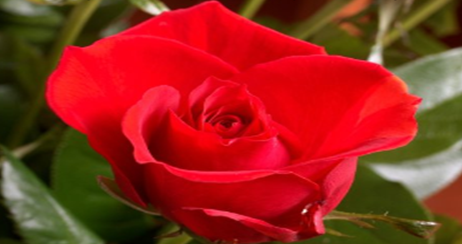
#> input picture images/rose.bmp, 462 x 244 px
$ jupyter execute MyKmeans.ipynb   (shell and % lines are left out)   (older library calls are emulated)
#> lines starting #> are read from the running program, lines starting #| are printed output that depends on the picture
### asg1_error_handling.py
import numpy as np
import matplotlib as mpl
import matplotlib.pyplot as plt
from matplotlib.colors import colorConverter, cnames
import traceback

class Figure:
    default_figsize_inches = (8,8)
    motion_notify_throttle_timer_interval = 100
    left_button = 1
    middle_button = 2
    right_button = 3

    def __init__(self):
        self.mouse_down_handler = None
        self.mouse_up_handler = None
        self.mouse_over_handler = None
        self.mouse_wheel_handler = None
        self.key_down_handler = None
        self.key_up_handler = None

        fig,ax = plt.subplots(figsize=Figure.default_figsize_inches)
        self.fig = fig
        self.ax = ax

        fig.canvas.mpl_connect('button_press_event', self.on_button_press)
        fig.canvas.mpl_connect('button_release_event', self.on_button_release)
        fig.canvas.mpl_connect('motion_notify_event', self.on_motion_notify)
        fig.canvas.mpl_connect('scroll_event', self.on_scroll)
        fig.canvas.mpl_connect('key_press_event', self.on_key_press)
        fig.canvas.mpl_connect('key_release_event', self.on_key_release)

        ax.set_axis_off()

        motion_notify_throttle_timer = fig.canvas.new_timer(interval=self.motion_notify_throttle_timer_interval)
        motion_notify_throttle_timer.add_callback(self.on_motion_notify_throttled)
        motion_notify_throttle_timer.single_shot = True

        self.motion_notify_throttle_timer = motion_notify_throttle_timer
        self.motion_notify_throttle_timer_started = False
        self.motion_notify_args = None

        self.views = dict()
        self.last_used_view_id = 0

    def set_title(self, title):
        self.fig.suptitle(title)

    def set_image(self, img):
        self.img = self.ax.imshow(img, cmap='gray')
        self.ax.autoscale(False)

    def set_mouse_down_handler(self, handler):
        self.mouse_down_handler = handler

    def set_mouse_up_handler(self, handler):
        self.mouse_up_handler = handler

    def set_mouse_over_handler(self, handler):
        self.mouse_over_handler = handler

    def set_mouse_wheel_handler(self, handler):
        self.mouse_wheel_handler = handler

    def set_key_down_handler(self, handler):
        self.key_down_handler = handler

    def set_key_up_handler(self, handler):
        self.key_up_handler = handler

    def create_mask_view(self, colors, fill_value):
        levels = range(len(colors))
        cmap, norm = mpl.colors.from_levels_and_colors(levels, colors, extend='max')
        mask_size = self.img.get_size()
        mask_data = np.full(mask_size, fill_value, dtype='uint8')
        mask_view = self.ax.imshow(mask_data, cmap=cmap, norm=norm)
        mask_view_id = self.register_view(mask_view)
        return mask_view_id

    # [44 lines left out: functions set_mask_view_data, create_circle_view, set_circle_view_data, create_polyline_view, set_polyline_view_data, remove_view and 1 more, not called in this run]

    def draw(self):
        self.fig.canvas.draw()

    def show(self):
        plt.show()

    def register_view(self, view):
        new_view_id = self.last_used_view_id + 1
        self.views[new_view_id] = view
        self.last_used_view_id = new_view_id
        return new_view_id

    # [8 lines left out: function try_unsafe_handler, not called in this run]

    def raise_mouse_down(self, e):
        if not self.mouse_down_handler is None:
            self.try_unsafe_handler(self.mouse_down_handler, e)

    def raise_mouse_up(self, e):
        if not self.mouse_up_handler is None:
            self.try_unsafe_handler(self.mouse_up_handler, e)

    def raise_mouse_over(self, e):
        if not self.mouse_over_handler is None:
            self.try_unsafe_handler(self.mouse_over_handler, e)

    def raise_mouse_wheel(self, e):
        if not self.mouse_wheel_handler is None:
            self.try_unsafe_handler(self.mouse_wheel_handler, e)

    def raise_key_down(self, e):
        if not self.key_down_handler is None:
            self.try_unsafe_handler(self.key_down_handler, e)

    def raise_key_up(self, e):
        if not self.key_up_handler is None:
            self.try_unsafe_handler(self.key_up_handler, e)

    def is_over_image(self, e):
        return (not self.img is None) and e.inaxes == self.img.axes

    def on_button_press(self, e):
        if (self.is_over_image(e)):
            self.raise_mouse_down(e)

    def on_button_release(self, e):
        if (self.is_over_image(e)):
            self.raise_mouse_up(e)

    # [6 lines left out: function on_motion_notify, not called in this run]

    def on_motion_notify_throttled(self):
        self.raise_mouse_over(self.motion_notify_args)
        self.motion_notify_throttle_timer_started = False

    def on_scroll(self, e):
        if (self.is_over_image(e)):
            self.raise_mouse_wheel(e)

    def on_key_press(self, e):
        self.raise_key_down(e)

    def on_key_release(self, e):
        self.raise_key_up(e)

class MaskBuilder:
    def __init__(self, num_rows, num_cols, fill_value):
        self.mask = np.full((num_rows, num_cols), fill_value, dtype='uint8')
        self.meshgrid = np.ogrid[:num_rows, :num_cols]

    def add_point(self, x, y, fill_value):
        self.mask[y, x] = fill_value

    # [5 lines left out: function add_disk, not called in this run]

    def get_value_at(self, x, y):
        return self.mask[y,x]

    def get_mask(self):
        return self.mask

class GraphCutsPresenter:
    bgr_seed_color = (1, 0, 0, 1)
    obj_seed_color = (0, 0, 1, 1)
    bgr_label_color = (1, 0, 0, 0.5)
    obj_label_color = (0, 0, 1, 0.5)
    none_color = (0, 0, 0, 0)
    circle_around_cursor_color = (0, 0, 0, 1)

    disk_radius = 10
    max_disk_radius = 25
    min_disk_radius = 3

    # [98 lines left out: functions __init__, connect_figure, on_mouse_down, on_mouse_up, on_mouse_over, on_mouse_wheel and 2 more, not called in this run]

    def set_circle_around_cursor(self, sx, sy):
        self.fig.set_circle_view_data(self.circle_around_cursor_view, sx, sy, self.disk_radius)
        self.fig.draw()

class PolylineBuilder:
    def __init__(self):
        self.xs = []
        self.ys = []

    def add_points(self, xs, ys):
        self.xs.extend(xs)
        self.ys.extend(ys)

    def empty(self):
        return len(self.xs) == 0

    # [9 lines left out: functions get_starting_point, get_ending_point, not called in this run]

    def get_polyline_xs(self):
        return self.xs

    def get_polyline_ys(self):
        return self.ys

class LiveWirePresenter:
    contour_polyline_color = 'blue'
    path_polyline_color = 'red'

    # [62 lines left out: functions __init__, connect_figure, on_mouse_down, on_mouse_over, add_points_to_contour_polyline, not called in this run]

class RegionGrowingPresenter:
    # [23 lines left out: functions __init__, connect_figure, on_mouse_down, not called in this run]

class KmeansPresenter:
    def __init__(self, img, alg):
        self.img = img
        self.alg = alg
        self.colors = ['none']     # example of a color list is ['red','green','blue',(1.0,0.0,0.0,0.3)]
        self.palette = 'none'  # other possible values are 'transparent' 'solid', and 'mean'
        self.set_colors('transparent')

    def connect_figure(self, fig):
        self.fig = fig
        fig.set_title('K-means')
        fig.set_image(self.img)

        fig.set_key_down_handler(self.on_key_down)
        self.region_mask_view_id = fig.create_mask_view(self.colors, self.alg.no_label)
        self.fig.draw()

    def set_colors(self, palette):
        self.palette = palette
        all_colors = list(cnames.keys())
        if palette == 'transparent':
            self.colors = list(colorConverter.to_rgba_array(np.random.choice(all_colors,self.alg.k),0.7)) + ['none']
        if palette == 'solid':
            self.colors = list(np.random.choice(all_colors,self.alg.k)) + ['none']
        if palette == 'mean':
            self.colors = list(np.minimum(1.0,self.alg.means[c,:3] / 255.0) for c in range(self.alg.k)) + ['none']

    # [50 lines left out: function on_key_down, not called in this run]

### MyKmeans.ipynb
# Assignment 3

# Part II: K-means Segmentation

## Problem 1
### Show algebraic equivalence between two non-parametric formulations for K-means (objectives $E(S)$ at the bottom of slide 57, Topic 9):
### $$  \sum_{k=1}^K \frac{\sum_{pq\in S^k}\|f_p-f_q\|^2}{2\;|S^k|} \;\;=\;\; const - \sum_{k=1}^K \frac{\sum_{pq\in S^k} \langle f_p,f_q\rangle}{|S^k|}$$

Solution:

First, let expand $\|f_p-f_q\|^2$. Let $f_p$ and $f_q$ be vector of N element. Than $\|f_p-f_q\|^2$ is simply the sum of the square of elementwise subtraction.

$\|f_p-f_q\|^2 = (f_{p1}-f_{q1})^2+(f_{p2}-f_{q2})^2+...+(f_{pN}-f_{qN})^2$

Expanding each term, we get

$(f_{p1}^2-2f_{p1}f_{q1}+f_{q1}^2)+(f_{p2}^2-2f_{p2}f_{q2}+f_{q2}^2)+...+(f_{pN}^2-2f_{pN}f_{qN}+f_{qN}^2)$

We can then group all the middle term together

$(f_{p1}^2+f_{q1}^2)+(f_{p2}^2+f_{q2}^2)+...+(f_{pN}^2+f_{qN}^2)+(-2f_{p1}f_{q1})+(-2f_{p2}f_{q2})+....+(-2f_{pN}f_{qN})$

Then simplefy the equation

$(f_{p1}^2+f_{q1}^2+f_{p2}^2+f_{q2}^2+...+f_{pN}^2+f_{qN}^2)+(-2)(f_{p1}f_{q1}+f_{p2}f_{q2}+....+f_{pN}f_{qN})$

Note that the last part is the pointwise multiplicatio of $f_p$ and $f_q$ and the first part added up to a constant. Thus,

$\|f_p-f_q\|^2 = const+(-2)\langle f_p,f_q\rangle$

Plug it back to the original formula:

$\sum_{k=1}^K \frac{\sum_{pq\in S^k}\|f_p-f_q\|^2}{2\;|S^k|} = \sum_{k=1}^K \frac{\sum_{pq\in S^k}const+(-2)\langle f_p,f_q\rangle}{2\;|S^k|} = const - \sum_{k=1}^K \frac{\sum_{pq\in S^k} \langle f_p,f_q\rangle}{|S^k|}$

## Problem 2 (a simple finite-dimensional version of Mercer theorem)
### Let $A$ be an $n\times n$ positive semi-definite matrix defining pairwise affinities between $n$ ponts. Find a closed-form expression for $n$ vectors $\phi_i$  (a so-called "Euclidean embedding") such that their Euclidean dot products agree with the given affinites, i.e. $\langle \phi_i,\phi_j\rangle = A_{ij}$ for all $1\leq i,j\leq n$. You can assume known eigen-decomposition $A=Q\Lambda Q^T$ where $Λ=diag(λ_1,…,λ_n)$ is a diagonal matrix of (non-negative!) eigen-values and $Q$ is an orthogonal $n\times n$ matrix whose columns $Q_i$ are unit eigen-vectors of $A$.

Solution:

Given $A=Q\Lambda Q^T$, we can compute $Q\Lambda$. Let $M=Q\Lambda$, then each element of M is $M_{ij}=Q_{ij}λ_j$. Furthermore, $A=Q\Lambda Q^T$ is then $A=MQ^T$. Since, $Q^T$ is also given, we can compute each element of A which is $A_{ij} = \sum_{k=1}^n M_{ik}Q_{kj}^T=\sum_{k=1}^n M_{ik}Q_{jk}=\sum_{k=1}^n Q_{ik}λ_kQ_{jk}$. Note that this is $\langle \phi_i,\phi_j\rangle$ where $\phi_i$ is the ith row of $M$ and $\phi_j$ is the jth row of $Q$ or jth column of $Q^T$. Thus, $\phi_i=\sum_{k=1}^n Q_{ik}λ_k$

## Problem 3 (approximate low-dimenstional Euclidean embedding)
### Assume that $\tilde{A}$ is a low-rank approximation of matrix $A$ in problem 2 of given rank $m<n$. That is, $\tilde{A} = Q\Lambda_m Q^T$ where $\Lambda_m=diag(\lambda_1,\dots,\lambda_m,0,\dots,0)$ is a diagonal matrix of the largest $m$ eigen values of $A$ (a la Eckart–Young–Mirsky theorem, Topic 8). Using your solution for problem 2, specify a formula for "Euclidean embedding" $\{\tilde{\phi}_i\}$ such that $\langle \tilde{\phi}_i,\tilde{\phi}_j\rangle = \tilde{A}_{ij}$ and show that  $\tilde{\phi}_i \in {\cal R}^m$.
#### Comment: basic K-means (Lloyd's algorithm) over such points $\{\tilde{\phi}_i\}$ can be used as an approximate algorithm for kernel clusterng (e.g. for average association criteria). This approach is an example of "spectral clustering", which uses eigen decomposition of the affinity matrix $A$.

Solution:

From problem 2, we have $\phi_i=\sum_{k=1}^n Q_{ik}λ_k$. Thus, $\tilde{\phi}_i=\sum_{k=1}^m Q_{ik}λ_k$ becuase beyond mth $λ$ gives 0 and adding 0 won't change anything. Since for any $i>m$, the equation will give $Q_{ik}λ_k=0$, so $\tilde{\phi}_i \in {\cal R}^m$

## Problem 4 (K-means).
### Subproblem 4.1
### Implement K-means algorithm for clustering pixel features. Most of the work is already done for you, but you do get a chance to play with numpy and to evaluate empirical properties of K-means.
#### The provided code below only computes random pixel segments. You need to write code producing correct clusters and correct "means". To achive this you only need to complete implementation of functions $compute\_means$ and $compute\_labels$ inside "MyKmenasApp" corresponding to the two iterative steps in Lloyd's algorithm (as in "compute_k_means_clusters").
#### Your implementation of the main two steps of K-means algorithm should use RGBXY features. Relative contribution of "squared errors" from XY features must be set by parameter "weightXY" (or self.w inside MyKmeansApp), so that the squared error between RGBXY feture $F_p=[R_p,G_p,B_p,X_p,Y_p]$ at any pixel $p$ and any given cluster mean $m=[R_m,G_m,B_m,X_m,Y_m]$ is
#### $$||F_p - m||^2 = (R_p - R_m)^2 + (G_p - G_m)^2 + (B_p - B_m)^2 + w \cdot (X_p-X_m)^2 + w \cdot (Y_p-Y_m)^2.$$
#### Fully implemented "KmeansPresenter" visulaizes the segmentation results (cluster labels mask) where each cluster is highlighted either by some  random color (press r-key) or by the "mean" segment color (press m-key). All keys that "KmeansPresenter" responds to are as follows:

1. press 'i'-key for each (i)teration of K-means
2. press 'c'-key to run K-means to (c)onvergence (when energy improvement is less than given threshold)
3. press 'v'-key to run K-means to convergence with (v)isualization of each iteration
4. press 'r'-key to start over from (r)andom means
5. press 's'-key to change to a random (s)olid color-palette for displaying clusters
6. press 't'-key to change to a random (t)ransparent palette for displaying clusters
7. press 'm'-key to change to the (m)ean-color palette for displaying clusters

[cell 1]
# loading standard modules
import numpy as np
import math
import matplotlib.pyplot as plt
from skimage import img_as_ubyte
from skimage.color import rgb2grey

# loading custom module (requires file asg1.py in the same directory as the notebook file)
from asg1_error_handling import Figure, KmeansPresenter

[cell 2]
class MyKmeansApp:

    def __init__(self, img, num_clusters=2, weightXY=1.0):
        self.k = num_clusters
        self.w = weightXY
        self.iteration = 0   # iteration counter
        self.energy = np.infty  # energy - "sum of squared errors" (SSE)

        num_rows = self.num_rows = img.shape[0]
        num_cols = self.num_cols = img.shape[1]

        self.im = img

        self.means = np.zeros((self.k,5),'d') # creates a zero-valued (double) matrix of size Kx5
        self.init_means()

        self.no_label = num_clusters  # special label value indicating pixels not in any cluster (e.g. not yet)

        # mask "labels" where pixels of each "region" will have a unique index-label (like 0,1,2,3,..,K-1)
        # the default mask value is "no-label" (K) implying pixels that do not belong to any region (yet)
        self.labels = np.full((num_rows, num_cols), fill_value=self.no_label, dtype=np.int)

        self.fig = Figure()
        self.pres = KmeansPresenter(img, self)
        self.pres.connect_figure(self.fig)

    def run(self):
        self.fig.show()

    def init_means(self):
        self.iteration = 0           # resets iteration counter
        self.energy = np.infty       # and the energy

        poolX = range(self.num_cols)
        poolY = range(self.num_rows)

        # generate K random pixels (Kx2 array with X,Y coordinates in each row)
        random_pixels = np.array([np.random.choice(poolX,self.k),np.random.choice(poolY,self.k)]).T

        for label in range(self.k):
            self.means[label,:3] = self.im[random_pixels[label,1],random_pixels[label,0],:3]
            self.means[label,3] = random_pixels[label,0]
            self.means[label,4] = random_pixels[label,1]

    # This function compute average values for R, G, B, X, Y channel (feature component) at pixels in each cluster
    # represented by labels in given mask "self.labels" storing indeces in range [0,K). The averages should be
    # saved in (Kx5) matrix "self.means". The return value should be the number of non-empty clusters.
    # [36 lines left out: function compute_means, not called in this run]

    # The segmentation mask is used by KmeanPresenter to paint segments in distinct colors
    # NOTE: valid region labels are in [0,K), but the color map in KmeansPresenter
    #       accepts labels in range [0,K] where pixels with no_label=K are not painted/colored.
    def get_region_mask(self):
        return self.labels

    # This function computes optimal (cluster) index/label in range 0,1,...,K-1 for pixel x,y based on
    # given current cluster means (self.means). The functions should save these labels in "self.labels".
    # The return value should be the corresponding optimal SSE.
    # [54 lines left out: functions compute_labels, compute_k_means_clusters, not called in this run]

### Subproblem 4.2
### Use K-means to generate 3-4 representative results (you can use your own images) with color quantization and superpixels. Experiment with different values of parameter K (in the range 2-80).  Compare representative values of optimal SSE for smaller and larger K and explain the observed differences. Add more cells (code and/or text) as necessary.

[cell 3]
img = plt.imread('images/rose.bmp')
#> img is the input picture: shape (244, 462, 3); mean R, G, B 149.3, 41.3, 28.4
app = MyKmeansApp(img, num_clusters=80, weightXY=2.0)
#> after the loop in init_means, `for label in range(self.k):`: self.means = 80 rows, first 6: [251, 2, 24, 172, 35], [166, 15, 18, 47, 102], [199, 2, 4, 117, 119], [242, 2, 33, 192, 11], [186, 1, 2, 323, 174], [223, 0, 18, 251, 82]
#> in create_mask_view, `mask_size = self.img.get_size()`: mask_size = (244, 462)
#> in create_mask_view, `mask_data = np.full(mask_size, fill_value, dtype='uint8')`: mask_data: shape (244, 462); every value is 80
#> in create_mask_view, `mask_view_id = self.register_view(mask_view)`: mask_view_id = 1
app.run()
#> in show, `plt.show()`:
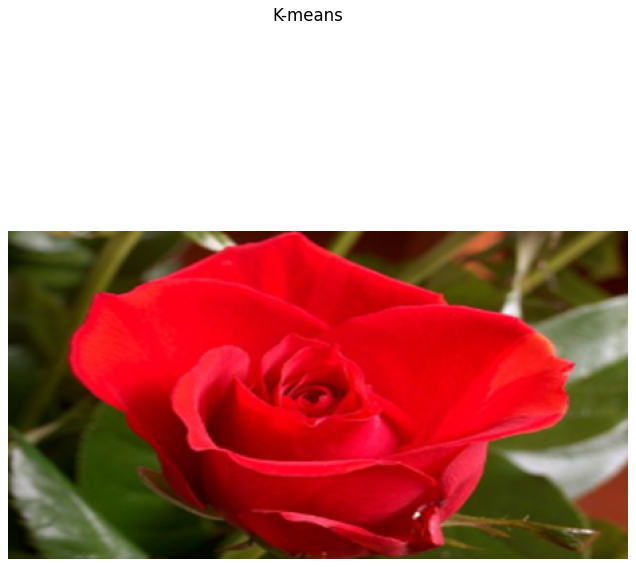
#> figure drawn by matplotlib, 1 panel

[cell 4]
img2 = plt.imread('images/rose.bmp')
app2 = MyKmeansApp(img2, num_clusters=4, weightXY=2.0)
#> in create_mask_view (call 2), `mask_data = np.full(mask_size, fill_value, dtype='uint8')`: mask_data: shape (244, 462); every value is 4
app2.run()

[cell 5]
img3 = plt.imread('images/rose.bmp')
app3 = MyKmeansApp(img2, num_clusters=50, weightXY=2.0)
#> after the loop in init_means (call 3), `for label in range(self.k):`: self.means = 50 rows, first 6: [93, 68, 27, 393, 25], [251, 21, 30, 73, 67], [232, 1, 8, 297, 103], [88, 75, 38, 407, 35], [245, 1, 18, 387, 114], [91, 78, 23, 302, 30]
#> in create_mask_view (call 3), `mask_data = np.full(mask_size, fill_value, dtype='uint8')`: mask_data: shape (244, 462); every value is 50
app3.run()

For K=80, we get SSE=16458. K=50 gives SSE=19286 and K=4 gives SSE=49294. For larger K, there are more labels to pick from for any pixel and thus better chance of getting a mean that is closer to the pixel. Therefore, the SSE will be smaller compare to smaller K which has less label to chose from for every pixel.

### Subprobelm 4.3
### Evaluate sensitivity of K-means to local minima  (you can use your own images). Show 2-3 different solutions for different random initial means and display the corresponding values of the K-means energy. Add more cells (code and/or text) as necessary.

[cell 6]
img = plt.imread('images/tools.bmp')
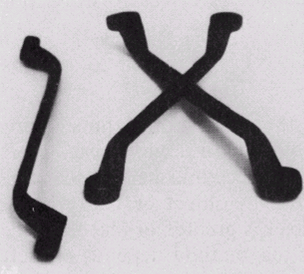
#> input picture images/tools.bmp, 304 x 274 px
#> img is the input picture: shape (274, 304, 3); mean R, G, B 180.7, 176.9, 180.7
app = MyKmeansApp(img, num_clusters=2, weightXY=0.0)
#> in create_mask_view (call 4), `mask_data = np.full(mask_size, fill_value, dtype='uint8')`: mask_data: shape (274, 304); every value is 2
app.run()
#> in show (call 4), `plt.show()`:
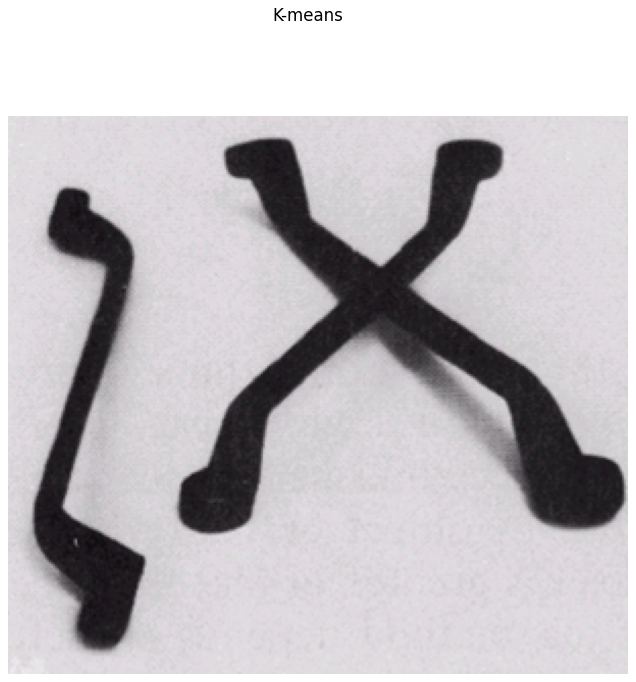
#> figure drawn by matplotlib, 1 panel

[cell 7]
img2 = plt.imread('images/tools.bmp')
app2 = MyKmeansApp(img2, num_clusters=2, weightXY=0.0)
app2.run()

[cell 8]
img3 = plt.imread('images/tools.bmp')
app3 = MyKmeansApp(img3, num_clusters=2, weightXY=0.0)
app3.run()

Looking at the above 3 picture derived from performing K-mean once than perform K-mean again with random restart with K=2. Dispite the most obvious segmentation of black and white in the original image, K-mean fail to derive at the same result. This is becuase it not only consider the color but also the location which leads K-mean to divide the pixel into the group that is also consideralbly close in location. In fact, all image have large SSE dues to the mismatching location
